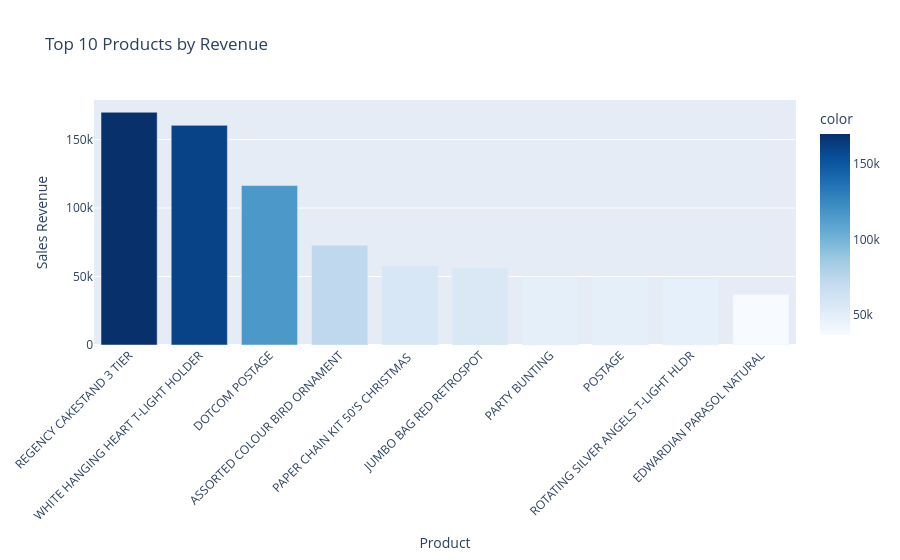

Write notebook code for a chart like this one.
### Markdown cell above
#### 5.2 Top 10 Products by Revenue

**Objective:** Identify the top 10 products generating the highest sales revenue.

**Chart Type:** Interactive Bar Chart

**Business Value:** Helps identify high-revenue products for sales and inventory planning.

### Code cell
# Import Plotly Express for interactive charts
import plotly.express as px

# Create a bar chart using the top 10 products by revenue
fig = px.bar(
    x=top_products.index,       # Product names on the X-axis
    y=top_products.values,      # Revenue values on the Y-axis
    title="Top 10 Products by Revenue",
    labels={
        "x": "Product",         # X-axis label
        "y": "Sales Revenue"    # Y-axis label
    },
    color=top_products.values,  # Color bars based on revenue
    color_continuous_scale="Blues"  # Apply a blue color gradient
)

# Rotate product names to improve readability
fig.update_layout(
    xaxis_tickangle=-45,
    showlegend=False
)

# Display the interactive chart
fig.show()

### Figure 1 — Plotly figure (JSON) as saved in the notebook; plotly's stock layout.template omitted (floating-point values rounded to 4 significant figures)
{"data": [{"hovertemplate": "Product=%{x}<br>Sales Revenue=%{y}<br>color=%{marker.color}<extra></extra>", "legendgroup": "", "marker": {"color": [169900.0, 160300.0, 116400.0, 72890.0, 58130.0, 56480.0, 49660.0, 49480.0, 47950.0, 36930.0], "coloraxis": "coloraxis", "pattern": {"shape": ""}}, "name": "", "orientation": "v", "showlegend": false, "textposition": "auto", "type": "bar", "x": ["REGENCY CAKESTAND 3 TIER", "WHITE HANGING HEART T-LIGHT HOLDER", "DOTCOM POSTAGE", "ASSORTED COLOUR BIRD ORNAMENT", "PAPER CHAIN KIT 50'S CHRISTMAS ", "JUMBO BAG RED RETROSPOT", "PARTY BUNTING", "POSTAGE", "ROTATING SILVER ANGELS T-LIGHT HLDR", "EDWARDIAN PARASOL NATURAL"], "xaxis": "x", "y": [169900.0, 160300.0, 116400.0, 72890.0, 58130.0, 56480.0, 49660.0, 49480.0, 47950.0, 36930.0], "yaxis": "y"}], "layout": {"barmode": "relative", "coloraxis": {"colorbar": {"title": {"text": "color"}}, "colorscale": [[0, "rgb(247,251,255)"], [0.125, "rgb(222,235,247)"], [0.25, "rgb(198,219,239)"], [0.375, "rgb(158,202,225)"], [0.5, "rgb(107,174,214)"], [0.625, "rgb(66,146,198)"], [0.75, "rgb(33,113,181)"], [0.875, "rgb(8,81,156)"], [1, "rgb(8,48,107)"]]}, "legend": {"tracegroupgap": 0}, "showlegend": false, "title": {"text": "Top 10 Products by Revenue"}, "xaxis": {"anchor": "y", "domain": [0, 1], "tickangle": -45, "title": {"text": "Product"}}, "yaxis": {"anchor": "x", "domain": [0, 1], "title": {"text": "Sales Revenue"}}}}
